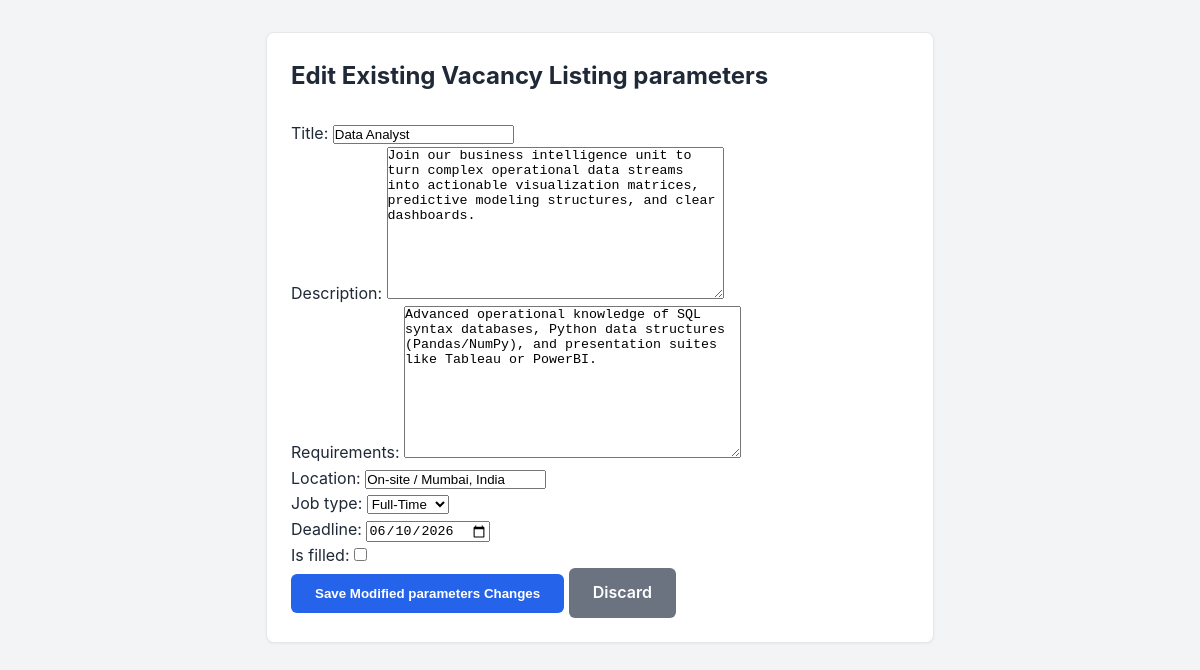
Page /job/2/edit/ (signed in) on the committed database.
### jobs/models.py (models this page shows, shortened)
class Job(models.Model):
    JOB_TYPES = (
        ('Full-Time', 'Full-Time'),
        ('Part-Time', 'Part-Time'),
        ('Remote', 'Remote'),
        ('Freelance', 'Freelance'),
    )
    employer = models.ForeignKey(User, on_delete=models.CASCADE, related_name='posted_jobs')
    title = models.CharField(max_length=200)
    description = models.TextField()
    requirements = models.TextField()
    location = models.CharField(max_length=150)
    job_type = models.CharField(max_length=20, choices=JOB_TYPES, default='Full-Time')
    deadline = models.DateField()
    is_filled = models.BooleanField(default=False)
    created_at = models.DateTimeField(auto_now_add=True)

### jobs/views.py (the view)
# urls.py: path('job/<int:pk>/edit/', views.edit_job_view, name='edit_job'),
@login_required
def edit_job_view(request, pk):
    job = get_object_or_404(Job, pk=pk, employer=request.user)
    if request.method == 'POST':
        form = JobForm(request.POST, instance=job)
        if form.is_valid():
            form.save()
            messages.success(request, "Listing parameters altered updated cleanly.")
            return redirect('employer_dashboard')
    else:
        form = JobForm(instance=job)
    return render(request, 'jobs/edit_job.html', {'form': form, 'job': job})

### jobs/forms.py
class JobForm(forms.ModelForm):
    class Meta:
        model = Job
        fields = ['title', 'description', 'requirements', 'location', 'job_type', 'deadline', 'is_filled']
        widgets = {
            'deadline': forms.DateInput(attrs={'type': 'date'}),
        }

### jobs/templates/jobs/edit_job.html (shortened to what this page needs)
<!DOCTYPE html>
<html lang="en">
<head>
    <link rel="stylesheet" href="/static/css/style.css">
</head>
<body>
    <div class="container" style="max-width: 700px;">
        <div class="card">
            <h2>Edit Existing Vacancy Listing parameters</h2><br>
            <form method="post">
                {{ form.as_p }}
                <button type="submit" class="btn">Save Modified parameters Changes</button>
                <a href="{% url 'employer_dashboard' %}" class="btn btn-secondary">Discard</a>
            </form>
        </div>
    </div>
</body>
</html>

### static/CSS/style.css (style rules this page uses)
:root { --primary-color: #2563eb; --primary-dark: #1d4ed8; --success-color: #10b981; --dark-text: #1f2937; --light-bg: #f3f4f6; --border-color: #e5e7eb; }
* { margin: 0; padding: 0; box-sizing: border-box; }
body { font-family: -apple-system, BlinkMacSystemFont, "Segoe UI", Roboto, Helvetica, Arial, sans-serif; color: var(--dark-text); background-color: var(--light-bg); line-height: 1.6; }
a { text-decoration: none; color: inherit; }
.container { max-width: 1200px; margin: 2rem auto; padding: 0 1rem; }
.card { background: #ffffff; border: 1px solid var(--border-color); border-radius: 8px; padding: 1.5rem; margin-bottom: 1rem; box-shadow: 0 1px 3px rgba(0,0,0,0.05); }
.btn { display: inline-block; padding: 0.75rem 1.5rem; background-color: var(--primary-color); color: #ffffff; border-radius: 6px; border: none; font-weight: 600; cursor: pointer; text-align: center; }
.btn-secondary { background-color: #6b7280; }

### rows in the picture
Job: title "Data Analyst", description "Join our business intelligence unit to turn complex operational data streams into actionable visualization matrices, predictive modeling structures, and clear dashboards.", requirements "Advanced operational knowledge of SQL syntax databases, Python data structures (Pandas/NumPy), and presentation suites like Tableau or PowerBI.", location "On-site / Mumbai, India", job_type "Full-Time", deadline "06/10/2026"
